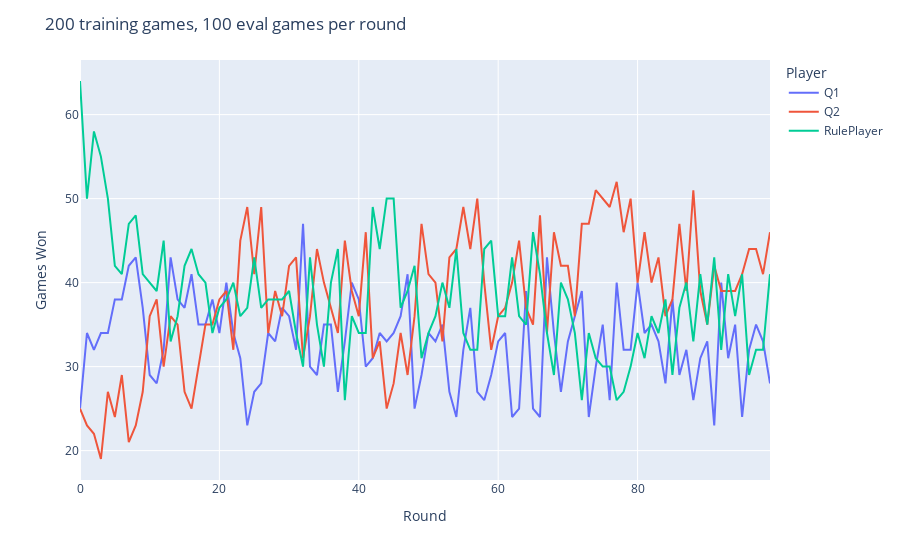

The cell this chart's notebook holds for it:
### Code cell
df = pd.DataFrame()
for i in range(3):
    df[state.players[i].name] = [_[i] for _ in all_results]
fig = px.line(df)
fig.update_layout(
    title='200 training games, 100 eval games per round',
    xaxis_title='Round',
    yaxis_title='Games Won',
    legend_title='Player'
)
fig.show()

### Figure 1 — Plotly figure (JSON) as saved in the notebook; plotly's stock layout.template omitted (floating-point values rounded to 4 significant figures)
{"data": [{"hovertemplate": "variable=Q1<br>index=%{x}<br>value=%{y}<extra></extra>", "legendgroup": "Q1", "line": {"color": "#636efa", "dash": "solid"}, "marker": {"symbol": "circle"}, "mode": "lines", "name": "Q1", "orientation": "v", "showlegend": true, "type": "scatter", "x": [0, 1, 2, 3, 4, 5, 6, 7, 8, 9, 10, 11, 12, 13, 14, 15, 16, 17, 18, 19, 20, 21, 22, 23, 24, 25, 26, 27, 28, 29, 30, 31, 32, 33, 34, 35, 36, 37, 38, 39, 40, 41, 42, 43, 44, 45, 46, 47, 48, 49, 50, 51, 52, 53, 54, 55, 56, 57, 58, 59, 60, 61, 62, 63, 64, 65, 66, 67, 68, 69, 70, 71, 72, 73, 74, 75, 76, 77, 78, 79, 80, 81, 82, 83, 84, 85, 86, 87, 88, 89, 90, 91, 92, 93, 94, 95, 96, 97, 98, 99], "xaxis": "x", "y": [25, 34, 32, 34, 34, 38, 38, 42, 43, 37, 29, 28, 32, 43, 38, 37, 41, 35, 35, 38, 34, 40, 34, 31, 23, 27, 28, 34, 33, 37, 36, 32, 47, 30, 29, 35, 35, 27, 33, 40, 38, 30, 31, 34, 33, 34, 36, 41, 25, 29, 34, 33, 35, 27, 24, 32, 37, 27, 26, 29, 33, 34, 24, 25, 39, 25, 24, 43, 34, 27, 33, 36, 39, 24, 30, 35, 26, 40, 32, 32, 40, 34, 35, 33, 28, 38, 29, 32, 26, 31, 33, 23, 40, 31, 35, 24, 32, 35, 33, 28], "yaxis": "y"}, {"hovertemplate": "variable=Q2<br>index=%{x}<br>value=%{y}<extra></extra>", "legendgroup": "Q2", "line": {"color": "#EF553B", "dash": "solid"}, "marker": {"symbol": "circle"}, "mode": "lines", "name": "Q2", "orientation": "v", "showlegend": true, "type": "scatter", "x": [0, 1, 2, 3, 4, 5, 6, 7, 8, 9, 10, 11, 12, 13, 14, 15, 16, 17, 18, 19, 20, 21, 22, 23, 24, 25, 26, 27, 28, 29, 30, 31, 32, 33, 34, 35, 36, 37, 38, 39, 40, 41, 42, 43, 44, 45, 46, 47, 48, 49, 50, 51, 52, 53, 54, 55, 56, 57, 58, 59, 60, 61, 62, 63, 64, 65, 66, 67, 68, 69, 70, 71, 72, 73, 74, 75, 76, 77, 78, 79, 80, 81, 82, 83, 84, 85, 86, 87, 88, 89, 90, 91, 92, 93, 94, 95, 96, 97, 98, 99], "xaxis": "x", "y": [25, 23, 22, 19, 27, 24, 29, 21, 23, 27, 36, 38, 30, 36, 35, 27, 25, 30, 35, 35, 38, 39, 32, 45, 49, 41, 49, 34, 39, 36, 42, 43, 31, 36, 44, 40, 37, 34, 45, 39, 36, 46, 31, 33, 25, 28, 34, 29, 36, 47, 41, 40, 33, 43, 44, 49, 44, 50, 40, 32, 36, 37, 40, 45, 37, 35, 48, 34, 46, 42, 42, 36, 47, 47, 51, 50, 49, 52, 46, 50, 40, 46, 40, 43, 36, 38, 47, 39, 51, 39, 35, 42, 39, 39, 39, 41, 44, 44, 41, 46], "yaxis": "y"}, {"hovertemplate": "variable=RulePlayer<br>index=%{x}<br>value=%{y}<extra></extra>", "legendgroup": "RulePlayer", "line": {"color": "#00cc96", "dash": "solid"}, "marker": {"symbol": "circle"}, "mode": "lines", "name": "RulePlayer", "orientation": "v", "showlegend": true, "type": "scatter", "x": [0, 1, 2, 3, 4, 5, 6, 7, 8, 9, 10, 11, 12, 13, 14, 15, 16, 17, 18, 19, 20, 21, 22, 23, 24, 25, 26, 27, 28, 29, 30, 31, 32, 33, 34, 35, 36, 37, 38, 39, 40, 41, 42, 43, 44, 45, 46, 47, 48, 49, 50, 51, 52, 53, 54, 55, 56, 57, 58, 59, 60, 61, 62, 63, 64, 65, 66, 67, 68, 69, 70, 71, 72, 73, 74, 75, 76, 77, 78, 79, 80, 81, 82, 83, 84, 85, 86, 87, 88, 89, 90, 91, 92, 93, 94, 95, 96, 97, 98, 99], "xaxis": "x", "y": [64, 50, 58, 55, 50, 42, 41, 47, 48, 41, 40, 39, 45, 33, 36, 42, 44, 41, 40, 34, 37, 38, 40, 36, 37, 43, 37, 38, 38, 38, 39, 34, 30, 43, 35, 30, 40, 44, 26, 36, 34, 34, 49, 44, 50, 50, 37, 39, 42, 31, 34, 36, 40, 37, 44, 34, 32, 32, 44, 45, 36, 36, 43, 36, 35, 46, 41, 34, 29, 40, 38, 34, 26, 34, 31, 30, 30, 26, 27, 30, 34, 31, 36, 34, 38, 29, 37, 40, 33, 41, 35, 43, 32, 41, 36, 41, 29, 32, 32, 41], "yaxis": "y"}], "layout": {"legend": {"title": {"text": "Player"}, "tracegroupgap": 0}, "margin": {"t": 60}, "title": {"text": "200 training games, 100 eval games per round"}, "xaxis": {"anchor": "y", "domain": [0, 1], "title": {"text": "Round"}}, "yaxis": {"anchor": "x", "domain": [0, 1], "title": {"text": "Games Won"}}}}
